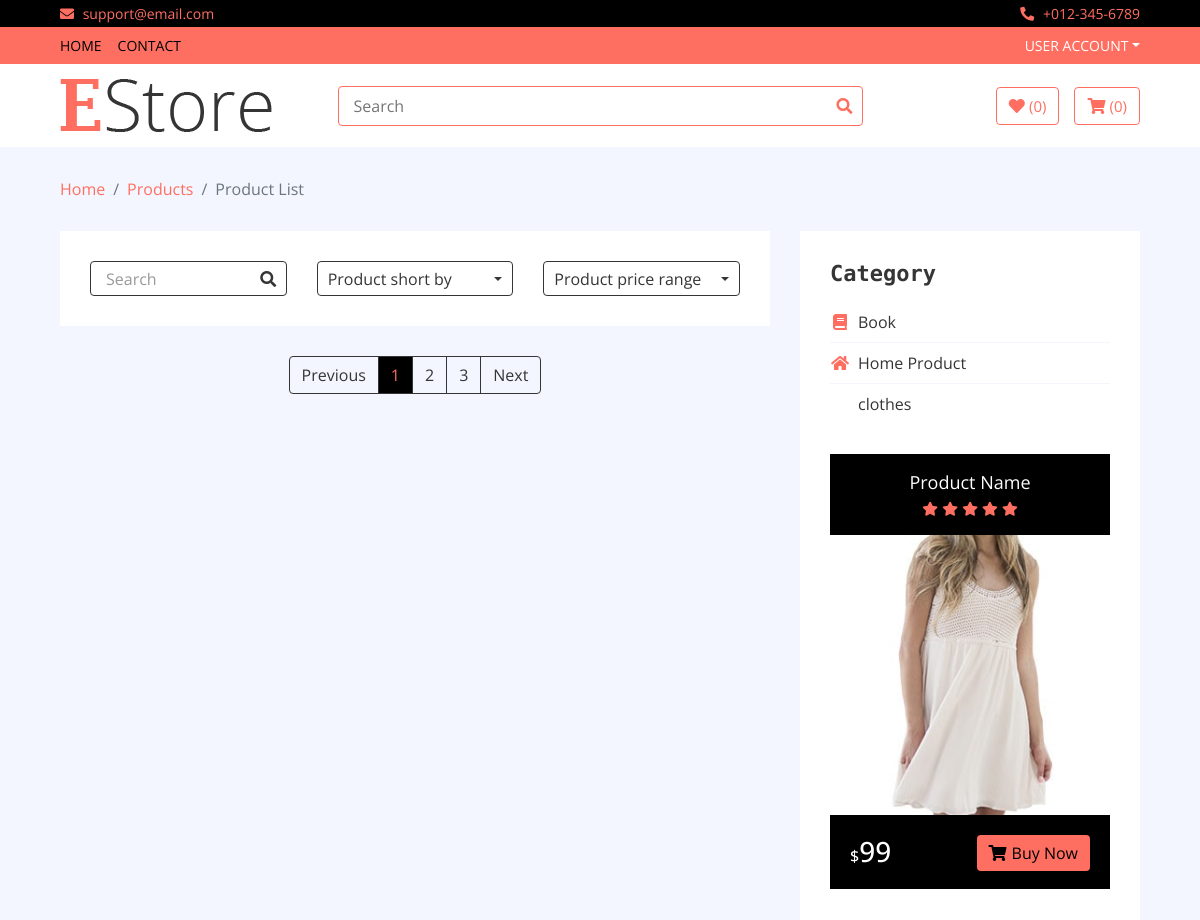
Before: /category/Book (upper part) with the older database file.
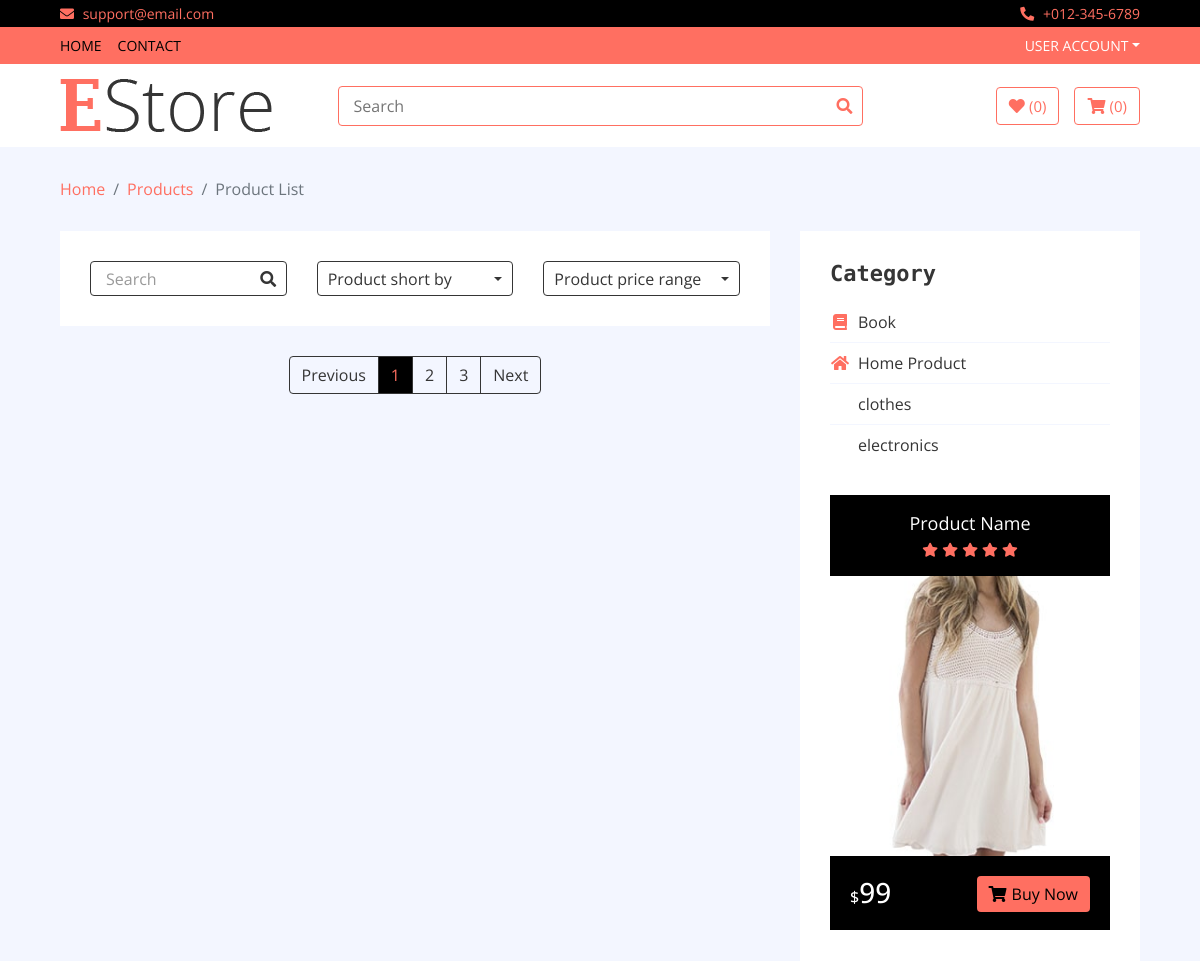
After: the same page with the newer database file.
### home/models.py (models this page shows, shortened)
class Categorie(models.Model):
    name = models.CharField(max_length=200)
    slug = models.CharField(max_length=200, unique=True)
    image = models.ImageField(upload_to="media")
    def get_category_url(self):
        return reverse("home:category", kwargs={'slug': self.slug})

### home/views.py (the view)
# urls.py: path('category/<slug>', CategoryView.as_view(), name='category'),
class CategoryView(BaseView):
    def get(self, request, slug):
        cat = Categorie.objects.get(slug=slug).id
        self.views['category_item'] = Item.objects.filter(category=cat)
        return render(request, 'category.html', self.views)

### templates/category.html (shortened to what the changed rows need)
{% extends 'base.html' %}
{% load static %}
{% block content %}
        <div class="product-view">
            <div class="container-fluid">
                <div class="row">
                    <div class="col-lg-4 sidebar">
                        <div class="sidebar-widget category">
                            <h2 class="title">Category</h2>
                            <nav class="navbar bg-light">
                                <ul class="navbar-nav">
                                    {% for cat in categories %}
                                    <li class="nav-item">
                                        <a class="nav-link" href="{{cat.get_category_url}}"><i class="fa fa-{{cat.image}}"></i>{{cat.name}}</a>
                                    </li>
                                    {% endfor %}
                                </ul>
                            </nav>
                        </div>
                    </div>
                </div>
            </div>
        </div>
{% endblock %}

Changed rows visible on the page:
added Categorie: name "electronics"
